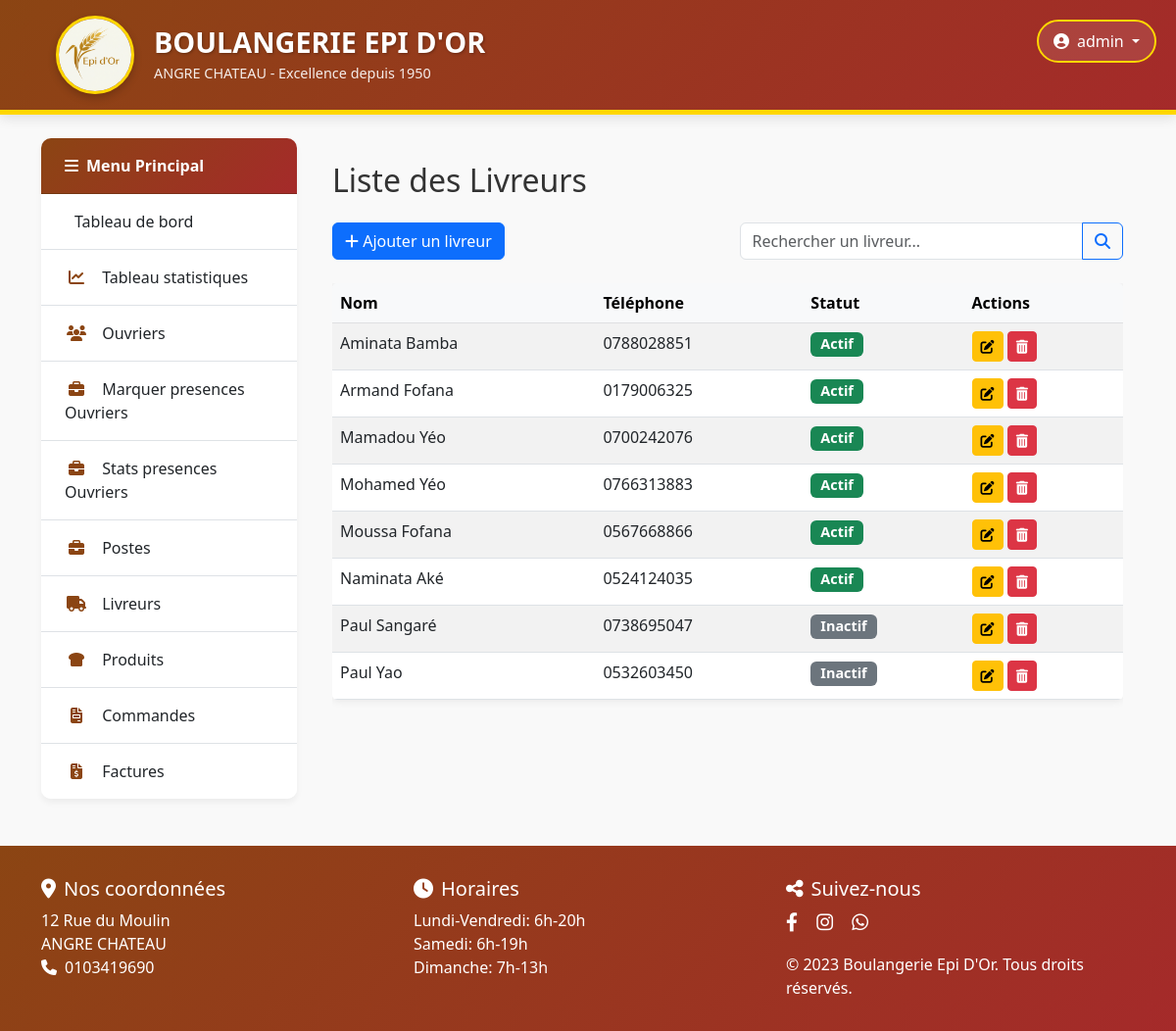
The app's page /livreurs/ (signed in), older data.
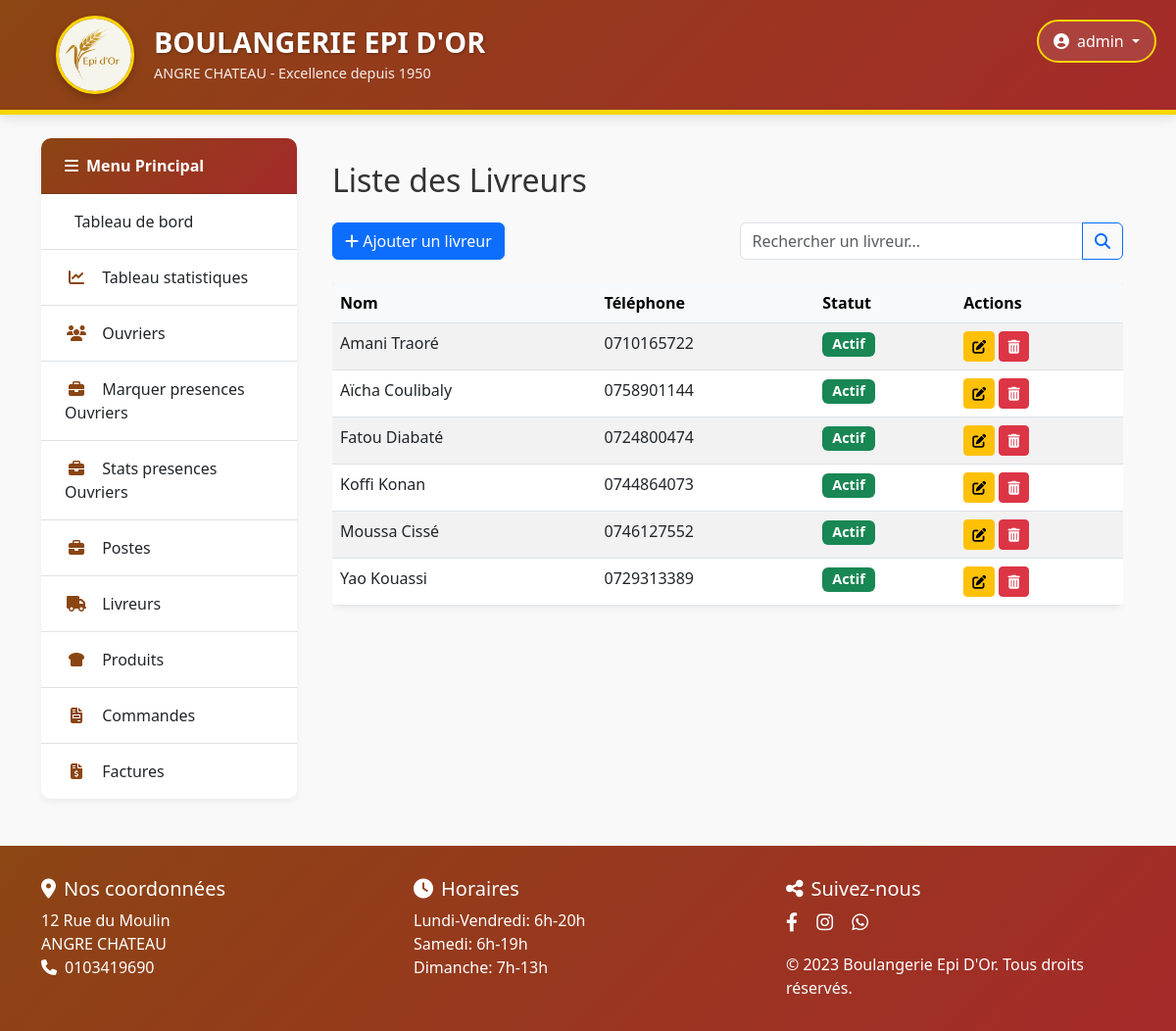
The same page, newer data.
### gestion/models.py (models this page shows, shortened)
class Livreur(models.Model):
    nom = models.CharField(max_length=100, unique=True)  # Ajout de unique=True
    telephone = models.CharField(max_length=20, blank=True, null=True, unique=True)  # Ajout de unique=True
    actif = models.BooleanField(default=False)
    class Meta:
        verbose_name = "Livreur"
        verbose_name_plural = "Livreurs"
        constraints = [
            models.UniqueConstraint(fields=['nom', 'telephone'], name='unique_livreur')
        ]
    class Meta:
        verbose_name = "Livreur"
        verbose_name_plural = "Livreurs"

### gestion/viewslivreurs.py (the view)
@method_decorator(login_required, name='dispatch')
class LivreurListView(ListView):
    model = Livreur
    template_name = 'gestion/livreurs/liste.html'
    context_object_name = 'livreurs'  # Utilisé dans le template comme livreurs_stats
    paginate_by = 10  # Pagination: 10 livreurs par page
    def get_queryset(self):
        queryset = super().get_queryset().order_by('nom')
        search_query = self.request.GET.get('q', '')
        actif_filter = self.request.GET.get('actif')  # Nouveau filtre par statut actif
        if search_query:
            queryset = queryset.filter(
                Q(nom__icontains=search_query) |
                Q(telephone__icontains=search_query)
            )
        if actif_filter in ['True', 'False']:
            queryset = queryset.filter(actif=actif_filter == 'True')
        return queryset
    def get_context_data(self, **kwargs):
        context = super().get_context_data(**kwargs)
        context['search_query'] = self.request.GET.get('q', '')
        context['actif_filter'] = self.request.GET.get('actif', '')
        livreurs = context['livreurs'].annotate(nb_commandes=Count('commandelivreur'))
        context['livreurs_stats'] = livreurs
        return context

### gestion/templates/gestion/livreurs/liste.html (shortened to what this page needs)
{% extends 'gestion/base2.html' %}
{% block content %}
<div class="container">
    <h2 class="my-4">Liste des Livreurs</h2>
    <div class="row mb-4">
        <div class="col-md-6">
            <a href="{% url 'livreur_ajouter' %}" class="btn btn-primary">
                <i class="fas fa-plus"></i> Ajouter un livreur
            </a>
        </div>
        <div class="col-md-6">
            <form method="get" class="d-flex">
                <div class="input-group">
                    <input type="text" name="q" class="form-control" placeholder="Rechercher un livreur..."
                           value="{{ search_query|default:'' }}">
                    <button class="btn btn-outline-primary" type="submit">
                        <i class="fas fa-search"></i>
                    </button>
                </div>
            </form>
        </div>
    </div>
    <div class="table-responsive">
        <table class="table table-striped table-hover">
            <thead class="table-light">
                <tr>
                    <th>Nom</th>
                    <th>Téléphone</th>
                    <th>Statut</th>
                    <th>Actions</th>
                </tr>
            </thead>
            <tbody>
                {% for livreur in page_obj %}
                <tr>
                    <td>{{ livreur.nom }}</td>
                    <td>{{ livreur.telephone }}</td>
                    <td>
                        {% if livreur.actif %}
                        <span class="badge bg-success">Actif</span>
                        {% else %}
                        <span class="badge bg-secondary">Inactif</span>
                        {% endif %}
                    </td>
                    <td>
                        <a href="{% url 'livreur_modifier' livreur.pk %}" class="btn btn-sm btn-warning">
                            <i class="fas fa-edit"></i>
                        </a>
                        <a href="{% url 'livreur_supprimer' livreur.pk %}" class="btn btn-sm btn-danger">
                            <i class="fas fa-trash-alt"></i>
                        </a>
                    </td>
                </tr>
                {% endfor %}
            </tbody>
        </table>
    </div>
</div>
{% endblock %}

Row changes from the older to the newer data that the page shows:
removed Livreur: nom "Aminata Bamba", telephone "0788028851", actif "Actif"
removed Livreur: nom "Armand Fofana", telephone "0179006325", actif "Actif"
removed Livreur: nom "Mamadou Yéo", telephone "0700242076", actif "Actif"
removed Livreur: nom "Mohamed Yéo", telephone "0766313883", actif "Actif"
removed Livreur: nom "Moussa Fofana", telephone "0567668866", actif "Actif"
removed Livreur: nom "Naminata Aké", telephone "0524124035", actif "Actif"
removed Livreur: nom "Paul Sangaré", telephone "0738695047", actif "Inactif"
removed Livreur: nom "Paul Yao", telephone "0532603450", actif "Inactif"
added Livreur: nom "Amani Traoré", telephone "0710165722", actif "Actif"
added Livreur: nom "Aïcha Coulibaly", telephone "0758901144", actif "Actif"
added Livreur: nom "Fatou Diabaté", telephone "0724800474", actif "Actif"
added Livreur: nom "Koffi Konan", telephone "0744864073", actif "Actif"
added Livreur: nom "Moussa Cissé", telephone "0746127552", actif "Actif"
added Livreur: nom "Yao Kouassi", telephone "0729313389", actif "Actif"
